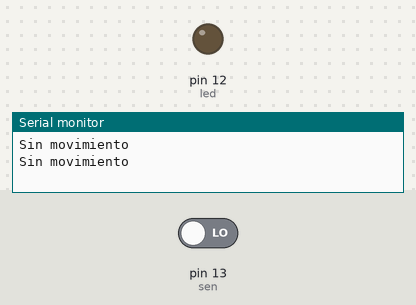
A sketch run on a simulated Arduino Uno, built with avr-gcc and run on an emulated ATmega328P. On the bench: output pins drawn as LEDs (lit = HIGH), the last lines printed to the serial monitor. Inputs (shaded band) come from the test bench; at power-on: pin 13 (sen) LOW.

Above: at 2.8 s.
2.9 s: pin 13 (sen) driven HIGH
At 4.8 s:
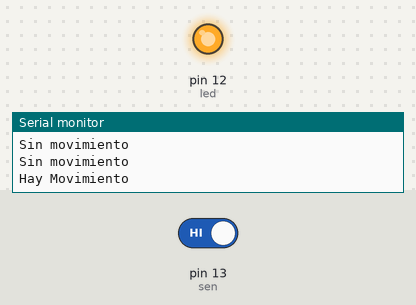
5.5 s: pin 13 (sen) driven LOW
At 8.3 s:
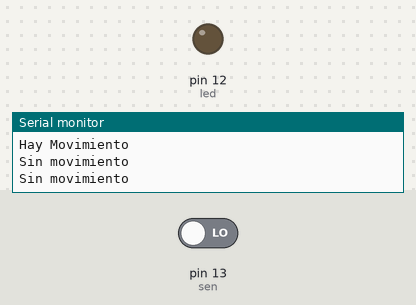
Timing chart, 0 to 9.8 s (numbered marks = the images above; inputs shaded):
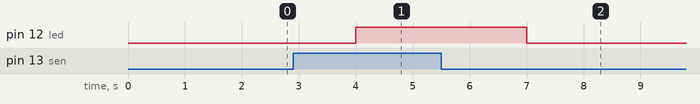

The sketch:

SensorMovimiento.ino
```cpp
int led=12;//Salida D6
int sen=13;//Sensor D7
void setup() {
  Serial.begin(9600);
  pinMode(sen,INPUT);//Sensor como entrada
  pinMode(led,OUTPUT);//Led Salida

}
void loop() {
  long state = digitalRead(sen);
  delay(1000);
    if(state == HIGH){
      digitalWrite(led, HIGH);
      Serial.println("Hay Movimiento");
      }
      else{
        digitalWrite(led,LOW);
        Serial.println("Sin movimiento");
        }

}
```

Measured:
- after the input at 2.9 s, pin 12 (led): LOW → HIGH after 1.1 s
- after the input at 5.5 s, pin 12 (led): HIGH → LOW after 1.5 s
